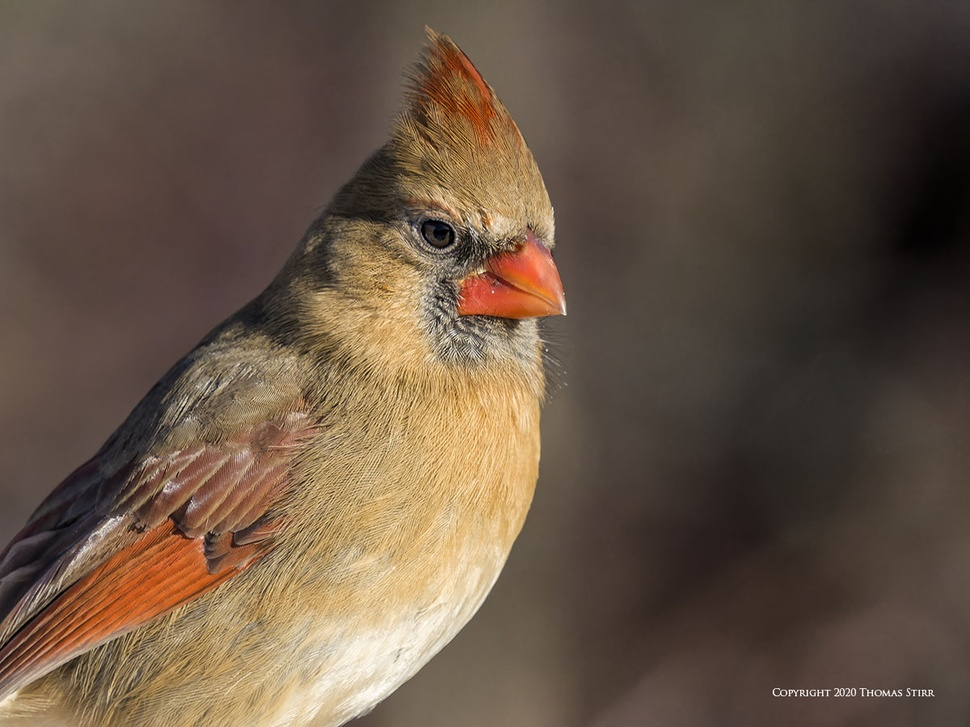
#> input picture Assignment 1/bird.jpg, 970 x 727 px, shrunk from 1200 x 899 before the run
$ jupyter execute Assignment2submssion.ipynb
#> lines starting #> are read from the running program, lines starting #| are printed output that depends on the picture
## Introduction and Objective

My study explores discover the effect of high-frequency noise on an image and applies Gaussian Blur to remove those noises. High-frequency noise affects fine details and edges, making the image appear distorted. I analyze how this noise changes the image’s intensity and variance and test whether Gaussian Blur can effectively remove it.

My objective is to examine how high-frequency noise impacts image quality and to assess the effectiveness of Gaussian Blur in reducing those noises. In addition, I aim to identify its limitations, especially in preserving edges, and explore advanced filtering techniques for future improvements.

## Implementation with Justification

My process starts with generating random noise to an image up to 150. To generate high-frequency noise, I use the noise image to subtract and apply Gaussian Blur (Low-pass filter). I choose the bird image for this experimentation. After I have the bird image with high-frequency noise, I extract those high-frequency noises by applying a Low-pass filter into it to remove those noises.

[cell 1]
import cv2
import matplotlib.pyplot as plt
import numpy as np

# Load and convert image
image = cv2.imread('bird.jpg')
#> image is the input picture: shape (727, 970, 3); mean B, G, R 69, 85.2, 103.2
image = cv2.cvtColor(image, cv2.COLOR_BGR2RGB)

# Generate noise
noise = np.random.randint(0, 150, image.shape, dtype='uint8')

# Apply Gaussian blur (Low-pass filter)
low_pass_filter = cv2.GaussianBlur(noise, (5, 5), sigmaX=1.0)
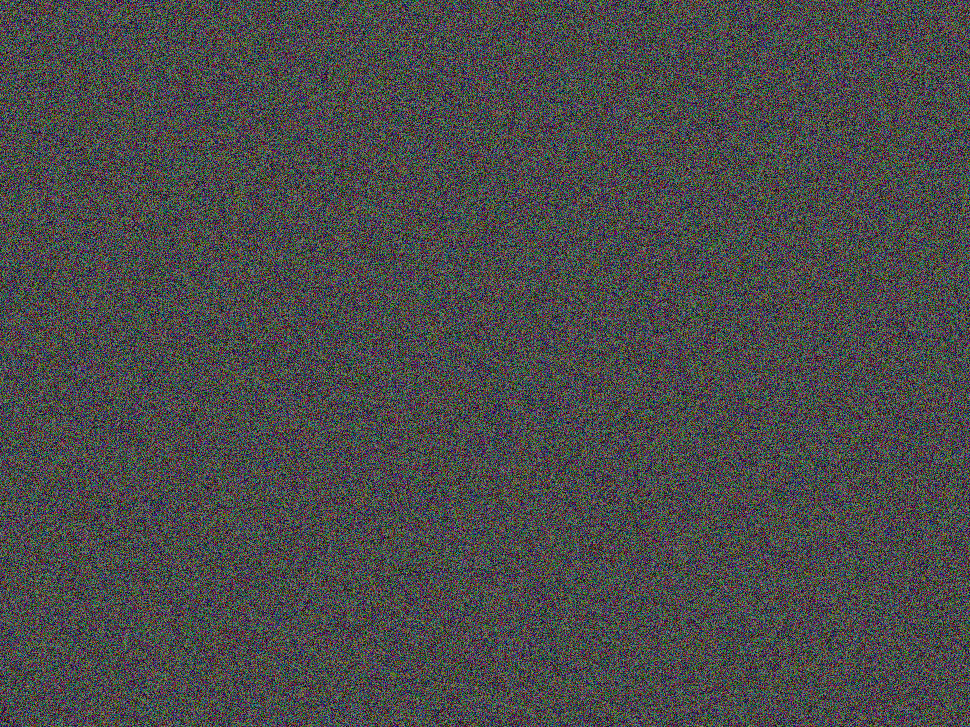
#> noise: shape (727, 970, 3); mean of channels 0, 1, 2 74.4, 74.5, 74.4; drawn as B, G, R

# Extract high-frequency noise (Subtract low-frequency components)
high_frequency_noise = cv2.subtract(noise, low_pass_filter)

# Add noise to the image
image_noise = image + noise
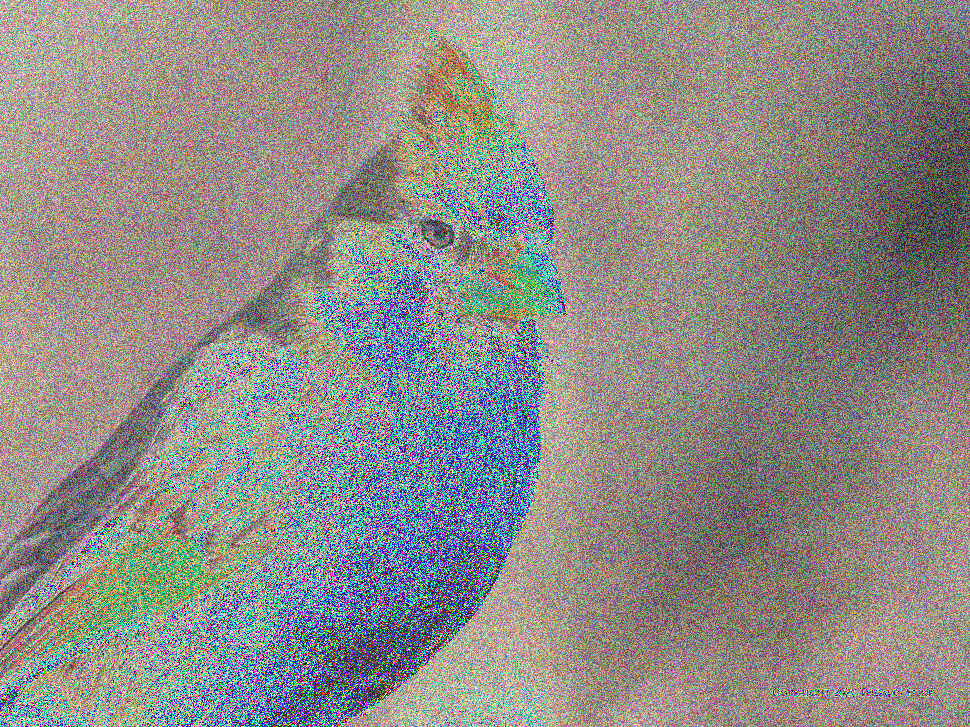
#> image_noise: shape (727, 970, 3); mean R, G, B 143.4, 139.7, 135.8
image_high_frequency_noise = np.clip(image + high_frequency_noise, 0, 255).astype('uint8')
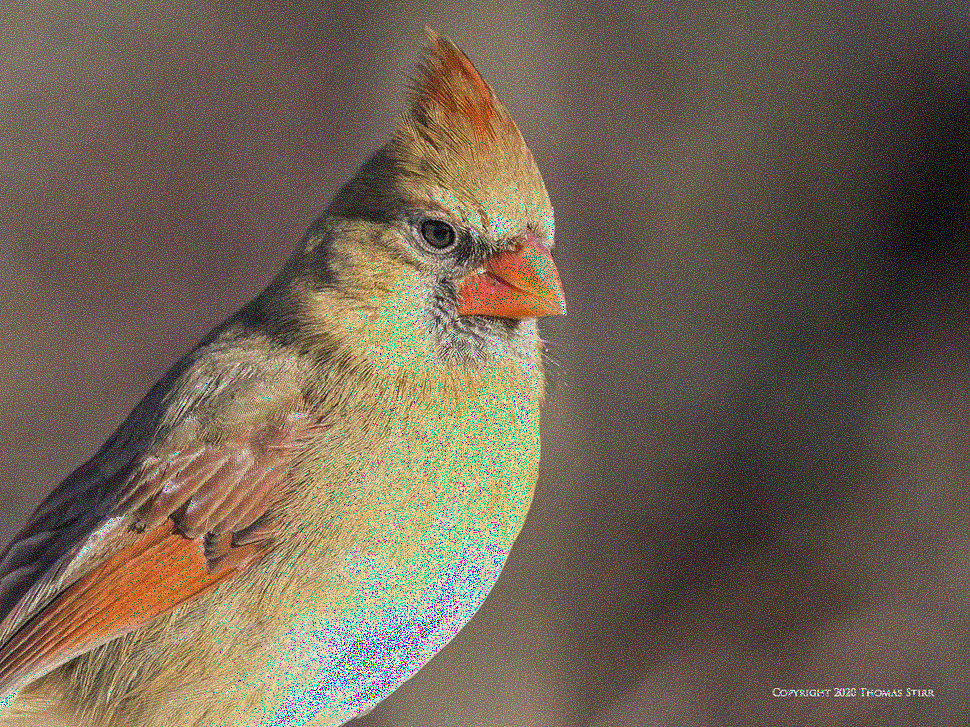
#> image_high_frequency_noise: shape (727, 970, 3); mean R, G, B 113, 99.5, 84.7

# Apply Gaussian blur for denoising
denoised_image = cv2.GaussianBlur(image_high_frequency_noise, (13,13), sigmaX=9)
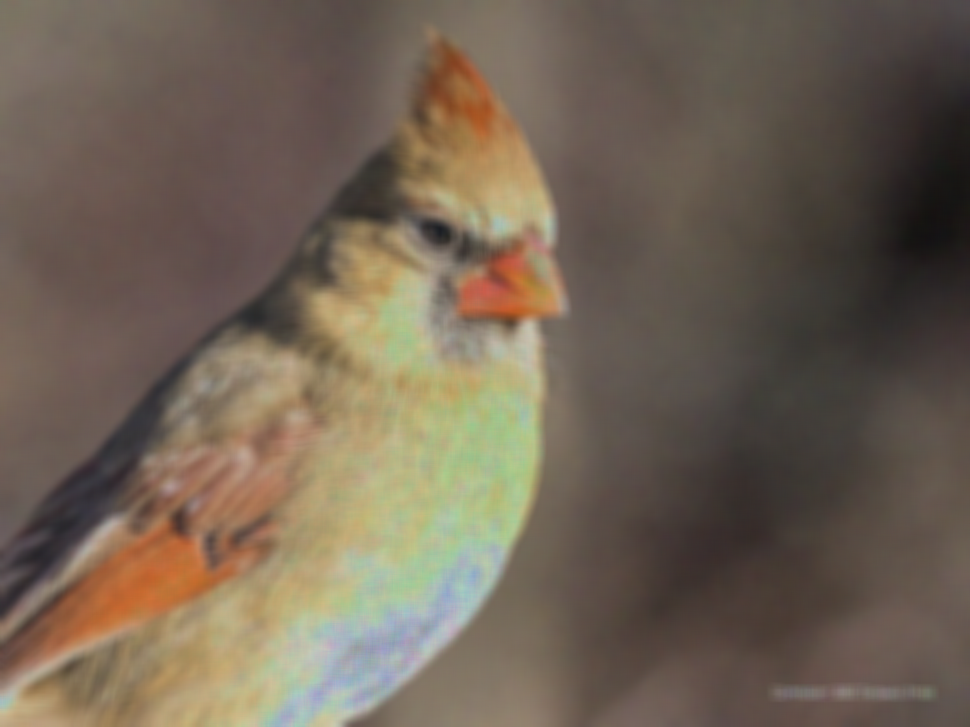
#> denoised_image: shape (727, 970, 3); mean R, G, B 113, 99.5, 84.7

# Plot everything in 2 rows, 3 columns
plt.figure(figsize=(15, 10))

# Row 1
plt.subplot(2, 3, 1)
plt.title("Original Image")
plt.imshow(image)

plt.subplot(2, 3, 2)
plt.title("Noisy Image (Full Spectrum)")
plt.imshow(noise)

plt.subplot(2, 3, 3)
plt.title("Extract High-Frequency Noise")
plt.imshow(high_frequency_noise)


plt.subplot(2, 3, 4)
plt.title("Image with Full Spectrum Noise")
plt.imshow(image_noise)

plt.subplot(2, 3, 5)
plt.title("Image with High-Frequency Noise")
plt.imshow(image_high_frequency_noise)

plt.subplot(2, 3, 6)
plt.title("Denoised Image (Gaussian Blur)")
plt.imshow(denoised_image)

plt.tight_layout()
plt.show()
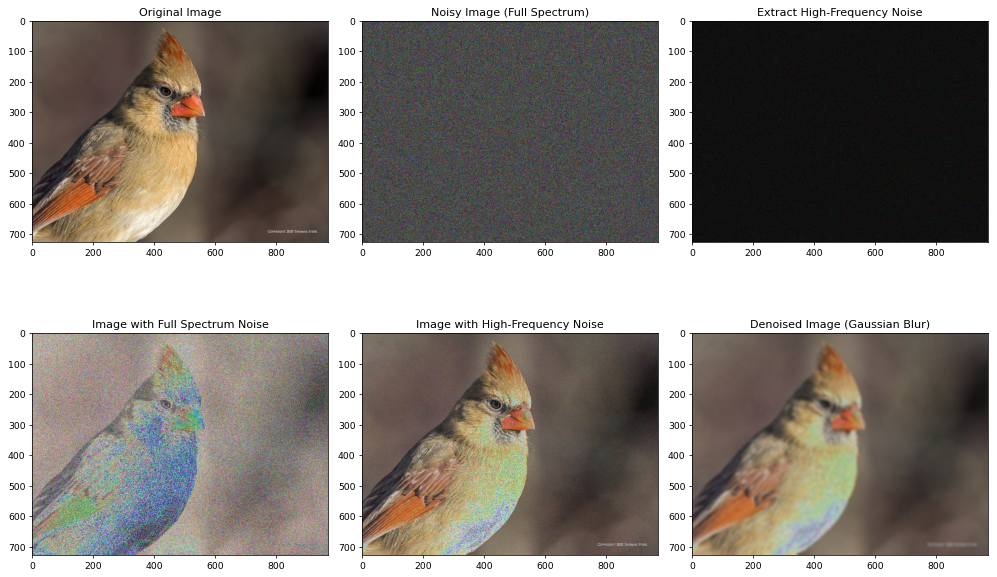
#> figure drawn by matplotlib, 6 panels

##  Discussion and Analyses

The background looks clearer in the high-frequency noise image because the noise enhances fine details, making smooth areas (like the background) more defined. The feathers look few purple because the noise affects color channels differently, exaggerating small color variations that weren’t noticeable before.

To compare the orginal image with image with high-frequency noise and denoised image, I compare them by mean and variance of its image.

[cell 2]
# Function to compute mean and variance of an image
def compute_metrics(image):
    mean = np.mean(image)
#> mean = 85.81
    variance = np.var(image)
#> variance = 2285.7
    return mean, variance

# Compute metrics for each image
mean_original, var_original = compute_metrics(image)
#> mean_original = 85.81; var_original = 2285.7
mean_high_freq, var_high_freq = compute_metrics(image_high_frequency_noise)
#> mean_high_freq = 99.03; var_high_freq = 2474.5
mean_denoised, var_denoised = compute_metrics(denoised_image)
#> mean_denoised = 99.03; var_denoised = 1498.4

# Print results
print("Image Metrics Comparison:")
print(f"Original Image   - Mean: {mean_original:.2f}, Variance: {var_original:.2f}")
#| Original Image   - Mean: 85.81, Variance: 2285.67
print(f"High-Freq Noise  - Mean: {mean_high_freq:.2f}, Variance: {var_high_freq:.2f}")
#| High-Freq Noise  - Mean: 99.03, Variance: 2474.47
print(f"Denoised Image   - Mean: {mean_denoised:.2f}, Variance: {var_denoised:.2f}")
#| Denoised Image   - Mean: 99.03, Variance: 1498.39
